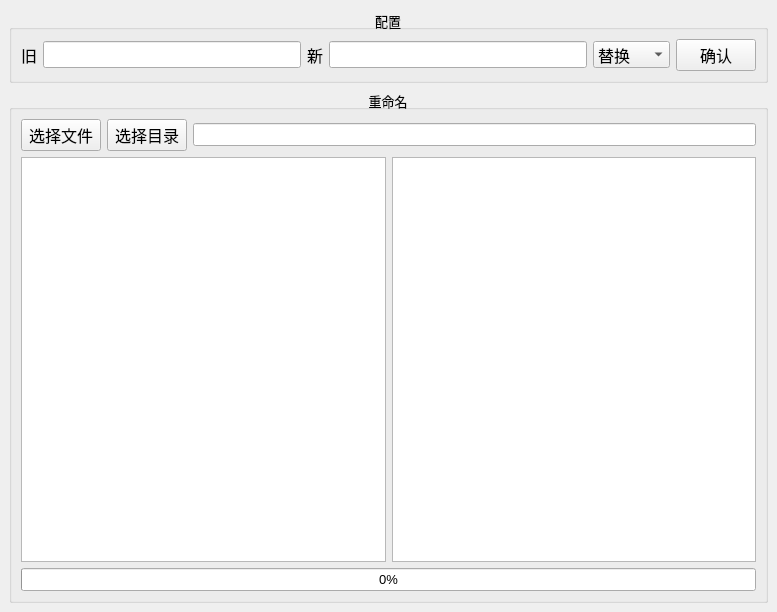
<?xml version="1.0" encoding="UTF-8"?>
<ui version="4.0">
 <class>MainWindow</class>
 <widget class="QMainWindow" name="MainWindow">
  <property name="geometry">
   <rect>
    <x>0</x>
    <y>0</y>
    <width>777</width>
    <height>612</height>
   </rect>
  </property>
  <property name="windowTitle">
   <string>MainWindow</string>
  </property>
  <widget class="QWidget" name="centralwidget">
   <property name="sizePolicy">
    <sizepolicy hsizetype="Preferred" vsizetype="Preferred">
     <horstretch>0</horstretch>
     <verstretch>0</verstretch>
    </sizepolicy>
   </property>
   <layout class="QGridLayout" name="gridLayout_3">
    <property name="leftMargin">
     <number>0</number>
    </property>
    <property name="topMargin">
     <number>0</number>
    </property>
    <property name="rightMargin">
     <number>0</number>
    </property>
    <property name="bottomMargin">
     <number>0</number>
    </property>
    <item row="0" column="0">
     <widget class="QWidget" name="widget" native="true">
      <property name="sizePolicy">
       <sizepolicy hsizetype="Preferred" vsizetype="Expanding">
        <horstretch>0</horstretch>
        <verstretch>0</verstretch>
       </sizepolicy>
      </property>
      <layout class="QGridLayout" name="gridLayout">
       <item row="0" column="0">
        <widget class="QGroupBox" name="groupBox">
         <property name="font">
          <font>
           <pointsize>10</pointsize>
          </font>
         </property>
         <property name="layoutDirection">
          <enum>Qt::LeftToRight</enum>
         </property>
         <property name="title">
          <string>配置</string>
         </property>
         <property name="alignment">
          <set>Qt::AlignCenter</set>
         </property>
         <layout class="QGridLayout" name="gridLayout_2">
          <item row="0" column="4">
           <widget class="QComboBox" name="comboBox">
            <property name="font">
             <font>
              <pointsize>12</pointsize>
             </font>
            </property>
            <property name="editable">
             <bool>false</bool>
            </property>
            <property name="duplicatesEnabled">
             <bool>false</bool>
            </property>
            <item>
             <property name="text">
              <string>替换</string>
             </property>
            </item>
            <item>
             <property name="text">
              <string>时间戳</string>
             </property>
            </item>
           </widget>
          </item>
          <item row="0" column="1">
           <widget class="QLineEdit" name="leMd5Show">
            <property name="font">
             <font>
              <pointsize>12</pointsize>
             </font>
            </property>
           </widget>
          </item>
          <item row="0" column="2">
           <widget class="QLabel" name="label">
            <property name="font">
             <font>
              <pointsize>12</pointsize>
             </font>
            </property>
            <property name="text">
             <string>新</string>
            </property>
           </widget>
          </item>
          <item row="0" column="3">
           <widget class="QLineEdit" name="lineEdit">
            <property name="font">
             <font>
              <pointsize>12</pointsize>
             </font>
            </property>
           </widget>
          </item>
          <item row="0" column="0">
           <widget class="QLabel" name="label_2">
            <property name="font">
             <font>
              <pointsize>12</pointsize>
             </font>
            </property>
            <property name="text">
             <string>旧</string>
            </property>
           </widget>
          </item>
          <item row="0" column="5">
           <widget class="QPushButton" name="btnConfirm">
            <property name="font">
             <font>
              <pointsize>12</pointsize>
             </font>
            </property>
            <property name="styleSheet">
             <string notr="true">QPushButton:hover
{
	background-color: #00aaff;
}
QPushButton:pressed
{
	background-color: rgb(0, 124, 186);

}</string>
            </property>
            <property name="text">
             <string>确认</string>
            </property>
           </widget>
          </item>
         </layout>
        </widget>
       </item>
       <item row="1" column="0">
        <widget class="QGroupBox" name="groupBox_2">
         <property name="font">
          <font>
           <pointsize>10</pointsize>
          </font>
         </property>
         <property name="title">
          <string>重命名</string>
         </property>
         <property name="alignment">
          <set>Qt::AlignCenter</set>
         </property>
         <layout class="QGridLayout" name="gridLayout_4">
          <item row="0" column="0">
           <layout class="QHBoxLayout" name="horizontalLayout">
            <item>
             <widget class="QPushButton" name="btnSelectFile">
              <property name="font">
               <font>
                <pointsize>12</pointsize>
               </font>
              </property>
              <property name="styleSheet">
               <string notr="true">QPushButton:hover
{
	background-color: #00aaff;
}
QPushButton:pressed
{
	background-color: rgb(0, 124, 186);

}</string>
              </property>
              <property name="text">
               <string>选择文件</string>
              </property>
             </widget>
            </item>
            <item>
             <widget class="QPushButton" name="btnSelectDir">
              <property name="font">
               <font>
                <pointsize>12</pointsize>
               </font>
              </property>
              <property name="styleSheet">
               <string notr="true">QPushButton:hover
{
	background-color: #00aaff;
}
QPushButton:pressed
{
	background-color: rgb(0, 124, 186);

}</string>
              </property>
              <property name="text">
               <string>选择目录</string>
              </property>
             </widget>
            </item>
            <item>
             <widget class="QLineEdit" name="lineDIrShow"/>
            </item>
           </layout>
          </item>
          <item row="1" column="0">
           <layout class="QHBoxLayout" name="horizontalLayout_2">
            <item>
             <widget class="QListWidget" name="listWidget">
              <property name="enabled">
               <bool>true</bool>
              </property>
             </widget>
            </item>
            <item>
             <widget class="QListWidget" name="listWidget_2">
              <property name="enabled">
               <bool>true</bool>
              </property>
              <property name="contextMenuPolicy">
               <enum>Qt::CustomContextMenu</enum>
              </property>
             </widget>
            </item>
           </layout>
          </item>
          <item row="2" column="0">
           <widget class="QProgressBar" name="progressBar">
            <property name="value">
             <number>0</number>
            </property>
           </widget>
          </item>
         </layout>
        </widget>
       </item>
      </layout>
     </widget>
    </item>
   </layout>
  </widget>
 </widget>
 <resources/>
 <connections/>
</ui>
